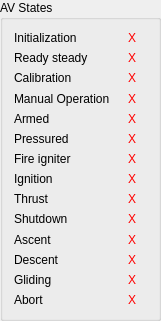
   <widget class="QGroupBox" name="av_states_box">
    <property name="geometry">
     <rect>
      <x>1000</x>
      <y>170</y>
      <width>161</width>
      <height>321</height>
     </rect>
    </property>
    <property name="title">
     <string>AV States</string>
    </property>
    <layout class="QGridLayout" name="gridLayout_11">
     <item row="1" column="0">
      <widget class="QLabel" name="idle_labe">
       <property name="text">
        <string>Ready steady</string>
       </property>
      </widget>
     </item>
     <item row="11" column="1">
      <widget class="QLabel" name="st_descent">
       <property name="minimumSize">
        <size>
         <width>30</width>
         <height>0</height>
        </size>
       </property>
       <property name="maximumSize">
        <size>
         <width>23</width>
         <height>16777215</height>
        </size>
       </property>
       <property name="styleSheet">
        <string notr="true">color: rgb(255, 0, 0);</string>
       </property>
       <property name="text">
        <string>X</string>
       </property>
       <property name="alignment">
        <set>Qt::AlignCenter</set>
       </property>
      </widget>
     </item>
     <item row="2" column="0">
      <widget class="QLabel" name="calibration_label">
       <property name="styleSheet">
        <string notr="true"/>
       </property>
       <property name="text">
        <string>Calibration</string>
       </property>
      </widget>
     </item>
     <item row="7" column="0">
      <widget class="QLabel" name="ignition_label">
       <property name="text">
        <string>Ignition</string>
       </property>
      </widget>
     </item>
     <item row="9" column="1">
      <widget class="QLabel" name="st_shutdown">
       <property name="minimumSize">
        <size>
         <width>30</width>
         <height>0</height>
        </size>
       </property>
       <property name="maximumSize">
        <size>
         <width>23</width>
         <height>16777215</height>
        </size>
       </property>
       <property name="styleSheet">
        <string notr="true">color: rgb(255, 0, 0);</string>
       </property>
       <property name="text">
        <string>X</string>
       </property>
       <property name="alignment">
        <set>Qt::AlignCenter</set>
       </property>
      </widget>
     </item>
     <item row="4" column="1">
      <widget class="QLabel" name="st_armed">
       <property name="minimumSize">
        <size>
         <width>30</width>
         <height>0</height>
        </size>
       </property>
       <property name="maximumSize">
        <size>
         <width>23</width>
         <height>16777215</height>
        </size>
       </property>
       <property name="styleSheet">
        <string notr="true">color: rgb(255, 0, 0);</string>
       </property>
       <property name="text">
        <string>X</string>
       </property>
       <property name="alignment">
        <set>Qt::AlignCenter</set>
       </property>
      </widget>
     </item>
     <item row="5" column="1">
      <widget class="QLabel" name="st_pressured">
       <property name="minimumSize">
        <size>
         <width>30</width>
         <height>0</height>
        </size>
       </property>
       <property name="maximumSize">
        <size>
         <width>23</width>
         <height>16777215</height>
        </size>
       </property>
       <property name="styleSheet">
        <string notr="true">color: rgb(255, 0, 0);</string>
       </property>
       <property name="text">
        <string>X</string>
       </property>
       <property name="alignment">
        <set>Qt::AlignCenter</set>
       </property>
      </widget>
     </item>
     <item row="10" column="0">
      <widget class="QLabel" name="abort_label_2">
       <property name="text">
        <string>Ascent</string>
       </property>
      </widget>
     </item>
     <item row="0" column="0">
      <widget class="QLabel" name="init_label">
       <property name="styleSheet">
        <string notr="true"/>
       </property>
       <property name="text">
        <string>Initialization</string>
       </property>
      </widget>
     </item>
     <item row="13" column="1">
      <widget class="QLabel" name="st_abort">
       <property name="minimumSize">
        <size>
         <width>30</width>
         <height>0</height>
        </size>
       </property>
       <property name="maximumSize">
        <size>
         <width>23</width>
         <height>16777215</height>
        </size>
       </property>
       <property name="styleSheet">
        <string notr="true">color: rgb(255, 0, 0);</string>
       </property>
       <property name="text">
        <string>X</string>
       </property>
       <property name="alignment">
        <set>Qt::AlignCenter</set>
       </property>
      </widget>
     </item>
     <item row="2" column="1">
      <widget class="QLabel" name="st_calibration">
       <property name="minimumSize">
        <size>
         <width>30</width>
         <height>0</height>
        </size>
       </property>
       <property name="maximumSize">
        <size>
         <width>23</width>
         <height>16777215</height>
        </size>
       </property>
       <property name="styleSheet">
        <string notr="true">color: rgb(255, 0, 0);</string>
       </property>
       <property name="text">
        <string>X</string>
       </property>
       <property name="alignment">
        <set>Qt::AlignCenter</set>
       </property>
      </widget>
     </item>
     <item row="12" column="0">
      <widget class="QLabel" name="glide_label">
       <property name="text">
        <string>Gliding</string>
       </property>
      </widget>
     </item>
     <item row="9" column="0">
      <widget class="QLabel" name="shutdown_label">
       <property name="text">
        <string>Shutdown</string>
       </property>
      </widget>
     </item>
     <item row="3" column="1">
      <widget class="QLabel" name="st_manual_operation">
       <property name="minimumSize">
        <size>
         <width>30</width>
         <height>0</height>
        </size>
       </property>
       <property name="maximumSize">
        <size>
         <width>23</width>
         <height>16777215</height>
        </size>
       </property>
       <property name="styleSheet">
        <string notr="true">color: rgb(255, 0, 0);</string>
       </property>
       <property name="text">
        <string>X</string>
       </property>
       <property name="alignment">
        <set>Qt::AlignCenter</set>
       </property>
      </widget>
     </item>
     <item row="5" column="0">
      <widget class="QLabel" name="pressured_label">
       <property name="text">
        <string>Pressured</string>
       </property>
      </widget>
     </item>
     <item row="10" column="1">
      <widget class="QLabel" name="st_ascent">
       <property name="minimumSize">
        <size>
         <width>30</width>
         <height>0</height>
        </size>
       </property>
       <property name="maximumSize">
        <size>
         <width>23</width>
         <height>16777215</height>
        </size>
       </property>
       <property name="styleSheet">
        <string notr="true">color: rgb(255, 0, 0);</string>
       </property>
       <property name="text">
        <string>X</string>
       </property>
       <property name="alignment">
        <set>Qt::AlignCenter</set>
       </property>
      </widget>
     </item>
     <item row="11" column="0">
      <widget class="QLabel" name="descent_label">
       <property name="text">
        <string>Descent</string>
       </property>
      </widget>
     </item>
     <item row="4" column="0">
      <widget class="QLabel" name="armed_label">
       <property name="text">
        <string>Armed</string>
       </property>
      </widget>
     </item>
     <item row="0" column="1">
      <widget class="QLabel" name="st_init">
       <property name="minimumSize">
        <size>
         <width>30</width>
         <height>0</height>
        </size>
       </property>
       <property name="maximumSize">
        <size>
         <width>23</width>
         <height>16777215</height>
        </size>
       </property>
       <property name="styleSheet">
        <string notr="true">color: rgb(255, 0, 0);</string>
       </property>
       <property name="text">
        <string>X</string>
       </property>
       <property name="alignment">
        <set>Qt::AlignCenter</set>
       </property>
      </widget>
     </item>
     <item row="3" column="0">
      <widget class="QLabel" name="manual_opration_label">
       <property name="styleSheet">
        <string notr="true"/>
       </property>
       <property name="text">
        <string>Manual Operation</string>
       </property>
      </widget>
     </item>
     <item row="8" column="0">
      <widget class="QLabel" name="thrust_label">
       <property name="text">
        <string>Thrust</string>
       </property>
      </widget>
     </item>
     <item row="7" column="1">
      <widget class="QLabel" name="st_ignition">
       <property name="minimumSize">
        <size>
         <width>30</width>
         <height>0</height>
        </size>
       </property>
       <property name="maximumSize">
        <size>
         <width>23</width>
         <height>16777215</height>
        </size>
       </property>
       <property name="styleSheet">
        <string notr="true">color: rgb(255, 0, 0);</string>
       </property>
       <property name="text">
        <string>X</string>
       </property>
       <property name="alignment">
        <set>Qt::AlignCenter</set>
       </property>
      </widget>
     </item>
     <item row="12" column="1">
      <widget class="QLabel" name="st_glide">
       <property name="minimumSize">
        <size>
         <width>30</width>
         <height>0</height>
        </size>
       </property>
       <property name="maximumSize">
        <size>
         <width>23</width>
         <height>16777215</height>
        </size>
       </property>
       <property name="styleSheet">
        <string notr="true">color: rgb(255, 0, 0);</string>
       </property>
       <property name="text">
        <string>X</string>
       </property>
       <property name="alignment">
        <set>Qt::AlignCenter</set>
       </property>
      </widget>
     </item>
     <item row="6" column="1">
      <widget class="QLabel" name="st_fire_igniter">
       <property name="minimumSize">
        <size>
         <width>30</width>
         <height>0</height>
        </size>
       </property>
       <property name="maximumSize">
        <size>
         <width>23</width>
         <height>16777215</height>
        </size>
       </property>
       <property name="styleSheet">
        <string notr="true">color: rgb(255, 0, 0);</string>
       </property>
       <property name="text">
        <string>X</string>
       </property>
       <property name="alignment">
        <set>Qt::AlignCenter</set>
       </property>
      </widget>
     </item>
     <item row="13" column="0">
      <widget class="QLabel" name="abort_label">
       <property name="text">
        <string>Abort</string>
       </property>
      </widget>
     </item>
     <item row="8" column="1">
      <widget class="QLabel" name="st_thrust">
       <property name="minimumSize">
        <size>
         <width>30</width>
         <height>0</height>
        </size>
       </property>
       <property name="maximumSize">
        <size>
         <width>23</width>
         <height>16777215</height>
        </size>
       </property>
       <property name="styleSheet">
        <string notr="true">color: rgb(255, 0, 0);</string>
       </property>
       <property name="text">
        <string>X</string>
       </property>
       <property name="alignment">
        <set>Qt::AlignCenter</set>
       </property>
      </widget>
     </item>
     <item row="6" column="0">
      <widget class="QLabel" name="fire_igniter_label">
       <property name="text">
        <string>Fire igniter</string>
       </property>
      </widget>
     </item>
     <item row="1" column="1">
      <widget class="QLabel" name="st_ready_steady">
       <property name="minimumSize">
        <size>
         <width>30</width>
         <height>0</height>
        </size>
       </property>
       <property name="maximumSize">
        <size>
         <width>23</width>
         <height>16777215</height>
        </size>
       </property>
       <property name="styleSheet">
        <string notr="true">color: rgb(255, 0, 0);</string>
       </property>
       <property name="text">
        <string>X</string>
       </property>
       <property name="alignment">
        <set>Qt::AlignCenter</set>
       </property>
      </widget>
     </item>
    </layout>
   </widget>
